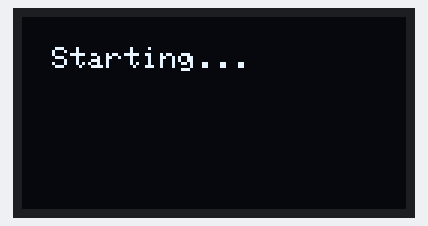
This program was run on a simulated Arduino Uno, built with avr-gcc and run on an emulated ATmega328P. Parts: 128×64 one-colour display. Random numbers use the default seed unless the program sets one; what the program prints to the serial monitor is not drawn.

Above: at 0.1 s.
At 5.1 s:
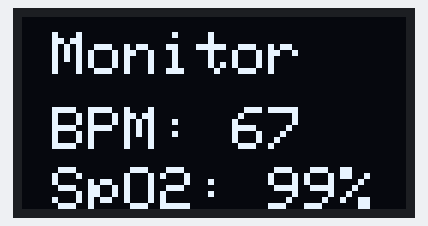
At 12.3 s:
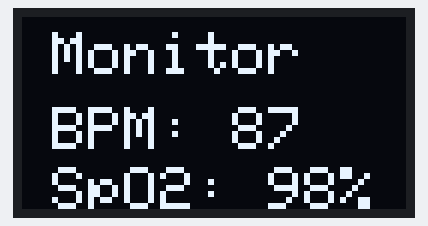
At 17.5 s:
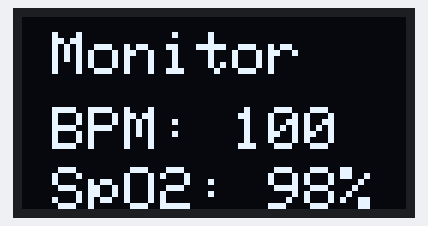
At 22.6 s:
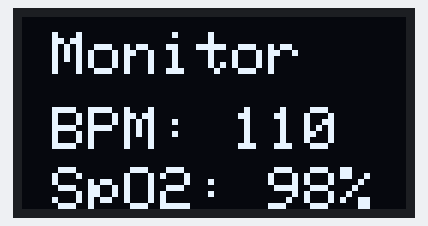
At 38.1 s:
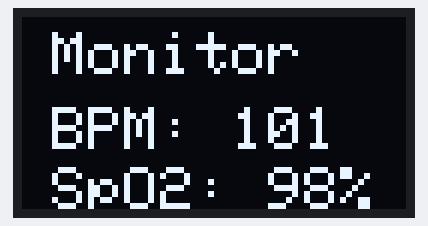

Measured:
- what the display in image 1 shows lasts 1.0 s, from 5.1 s to 6.1 s

The program:

main.cpp
```cpp
#include <Wire.h>
#include <Adafruit_GFX.h>
#include <Adafruit_SSD1306.h>

#define SCREEN_WIDTH 128
#define SCREEN_HEIGHT 64
#define OLED_RESET    -1
Adafruit_SSD1306 display(SCREEN_WIDTH, SCREEN_HEIGHT, &Wire, OLED_RESET);

void setup() {
    Serial.begin(115200);  // Initialize serial communication

    if (!display.begin(SSD1306_SWITCHCAPVCC, 0x3C)) {
        Serial.println(F("SSD1306 allocation failed"));
        for (;;);  // Stop execution if display fails
    }

    display.clearDisplay();
    display.setTextSize(1);
    display.setTextColor(WHITE);
    display.setCursor(10, 10);
    display.println("Starting...");
    display.display();
    delay(5000);
}

void loop() {
    display.clearDisplay();

    int heartRate = random(60, 120);  // Simulated heart rate
    int spo2 = random(95, 100);       // Simulated SpO₂

    // Display on OLED
    display.setTextSize(2);
    display.setTextColor(WHITE);
    display.setCursor(10, 5);
    display.println("Monitor");

    display.setCursor(10, 30);
    display.print("BPM: ");
    display.print(heartRate);

    display.setCursor(10, 50);
    display.print("SpO2: ");
    display.print(spo2);
    display.print("%");

    display.display();  // Update OLED

    // Send data to Serial Monitor
    Serial.print("HR: "); Serial.println(heartRate);
    Serial.print("SpO2: "); Serial.println(spo2);

    // Send formatted data for Teleplot
    Serial.print(">heartRate:"); Serial.println(heartRate);
    Serial.print(">spo2:"); Serial.println(spo2);

    delay(1000);
}
```
